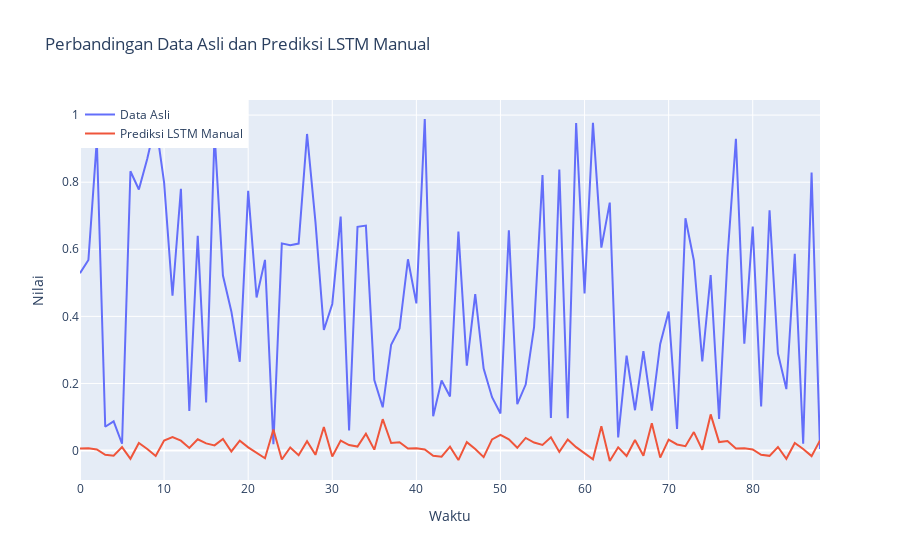

The notebook cell this image was saved under:
### Code cell
import numpy as np
import plotly.graph_objects as go
from deap import base, creator, tools, algorithms
import random

# Menghasilkan data dummy
np.random.seed(0)
data = np.random.rand(100)  # 100 data point
data = data.reshape(-1, 1)

# Normalisasi data
data_min = np.min(data)
data_max = np.max(data)
data_scaled = (data - data_min) / (data_max - data_min)

# Fungsi untuk membuat dataset
def create_dataset(data, time_step=1):
    X, Y = [], []
    for i in range(len(data) - time_step - 1):
        X.append(data[i:(i + time_step), 0])
        Y.append(data[i + time_step, 0])
    return np.array(X), np.array(Y)

# Parameter LSTM
time_step = 10
X, Y = create_dataset(data_scaled, time_step)
X = X.reshape(X.shape[0], X.shape[1], 1)

# Fungsi aktivasi sigmoid
def sigmoid(x):
    return 1 / (1 + np.exp(-x))

# Fungsi aktivasi tanh
def tanh(x):
    return np.tanh(x)

# Fungsi untuk inisialisasi bobot
def initialize_weights(input_dim, units):
    Wf = np.random.randn(input_dim, units) * 0.1  # Bobot untuk forget gate
    Wi = np.random.randn(input_dim, units) * 0.1  # Bobot untuk input gate
    Wo = np.random.randn(input_dim, units) * 0.1  # Bobot untuk output gate
    Wc = np.random.randn(input_dim, units) * 0.1  # Bobot untuk cell state
    return Wf, Wi, Wo, Wc

# Fungsi LSTM manual
def lstm_manual(X, units, epochs=50, learning_rate=0.001):
    input_dim = X.shape[2]
    Wf, Wi, Wo, Wc = initialize_weights(input_dim, units)
    
    # Inisialisasi state
    h = np.zeros((X.shape[0], units))
    c = np.zeros((X.shape[0], units))
    
    for epoch in range(epochs):
        for t in range(X.shape[1]):
            x_t = X[:, t, :]
            f_t = sigmoid(np.dot(x_t, Wf))  # Forget gate
            i_t = sigmoid(np.dot(x_t, Wi))  # Input gate
            o_t = sigmoid(np.dot(x_t, Wo))  # Output gate
            c_tilde = tanh(np.dot(x_t, Wc))  # Cell state candidate
            
            c = f_t * c + i_t * c_tilde  # Update cell state
            h = o_t * tanh(c)  # Update hidden state
    return h

# Fungsi untuk menghitung Mean Squared Error
def mean_squared_error(y_true, y_pred):
    return np.mean((y_true - y_pred) ** 2)

# Fungsi evaluasi untuk algoritma genetika
def evaluate(individual):
    units = int(individual[0])
    predictions = lstm_manual(X, units, epochs=50)
    # Mengembalikan skala data
    predictions = predictions * (data_max - data_min) + data_min
    Y_actual = data[time_step + 1:len(data)].reshape(-1, 1)
    mse = mean_squared_error(Y_actual, predictions)
    return mse,

# Pengaturan algoritma genetika
creator.create("FitnessMin", base.Fitness, weights=(-1.0,))  # Minimasi MSE
creator.create("Individual", list, fitness=creator.FitnessMin)

toolbox = base.Toolbox()
toolbox.register("units", random.randint, 10, 100)  # Rentang jumlah unit LSTM
toolbox.register("individual", tools.initRepeat, creator.Individual, toolbox.units, n=1)
toolbox.register("population", tools.initRepeat, list, toolbox.individual)
toolbox.register("evaluate", evaluate)
toolbox.register("mate", tools.cxBlend, alpha=0.5)
toolbox.register("mutate", tools.mutGaussian, mu=50, sigma=10, indpb=0.2)
toolbox.register("select", tools.selTournament, tournsize=3)

# Menjalankan algoritma genetika
population = toolbox.population(n=10)
ngen = 10
for gen in range(ngen):
    fits = list(map(toolbox.evaluate, population))
    for fit, ind in zip(fits, population):
        ind.fitness.values = fit

    offspring = toolbox.select(population, len(population))
    offspring = list(map(toolbox.clone, offspring))

    # Mating dan mutasi
    for child1, child2 in zip(offspring[::2], offspring[1::2]):
        if random.random() < 0.5:
            toolbox.mate(child1, child2)
            del child1.fitness.values
            del child2.fitness.values

    for mutant in offspring:
        if random.random() < 0.2:
            toolbox.mutate(mutant)
            del mutant.fitness.values

    population[:] = offspring

# Menampilkan hasil terbaik
fits = list(map(toolbox.evaluate, population))
for fit, ind in zip(fits, population):
    ind.fitness.values = fit

best_ind = tools.selBest(population, 1)[0]
print(f'Best LSTM units: {int(best_ind[0])}, MSE: {best_ind.fitness.values[0]}')

# Melatih model dengan parameter terbaik
best_units = int(best_ind[0])
predictions = lstm_manual(X, best_units, epochs=50)

# Mengembalikan skala data
predictions = predictions * (data_max - data_min) + data_min
Y_actual = data[time_step + 1:len(data)].reshape(-1, 1)

# Menampilkan grafik perbandingan
fig = go.Figure()
fig.add_trace(go.Scatter(x=np.arange(len(Y_actual)), y=Y_actual.flatten(), mode='lines', name='Data Asli'))
fig.add_trace(go.Scatter(x=np.arange(len(predictions)), y=predictions.flatten(), mode='lines', name='Prediksi LSTM Manual'))
fig.update_layout(title='Perbandingan Data Asli dan Prediksi LSTM Manual',
                  xaxis_title='Waktu',
                  yaxis_title='Nilai',
                  legend=dict(x=0, y=1))
fig.show()

### Figure 1 — Plotly figure (JSON) as saved in the notebook; plotly's stock layout.template omitted (floating-point values rounded to 4 significant figures; data arrays with more than 128 entries replaced by an {"elided": "..."} marker saying what was removed)
{"data": [{"mode": "lines", "name": "Data Asli", "type": "scatter", "x": [0, 1, 2, 3, 4, 5, 6, 7, 8, 9, 10, 11, 12, 13, 14, 15, 16, 17, 18, 19, 20, 21, 22, 23, 24, 25, 26, 27, 28, 29, 30, 31, 32, 33, 34, 35, 36, 37, 38, 39, 40, 41, 42, 43, 44, 45, 46, 47, 48, 49, 50, 51, 52, 53, 54, 55, 56, 57, 58, 59, 60, 61, 62, 63, 64, 65, 66, 67, 68, 69, 70, 71, 72, 73, 74, 75, 76, 77, 78, 79, 80, 81, 82, 83, 84, 85, 86, 87, 88], "y": [0.5289, 0.568, 0.9256, 0.07104, 0.08713, 0.02022, 0.8326, 0.7782, 0.87, 0.9786, 0.7992, 0.4615, 0.7805, 0.1183, 0.6399, 0.1434, 0.9447, 0.5218, 0.4147, 0.2646, 0.7742, 0.4562, 0.5684, 0.01879, 0.6176, 0.6121, 0.6169, 0.9437, 0.6818, 0.3595, 0.437, 0.6976, 0.06023, 0.6668, 0.6706, 0.2104, 0.1289, 0.3154, 0.3637, 0.5702, 0.4386, 0.9884, 0.102, 0.2089, 0.1613, 0.6531, 0.2533, 0.4663, 0.2444, 0.159, 0.1104, 0.6563, 0.1382, 0.1966, 0.3687, 0.821, 0.0971, 0.8379, 0.0961, 0.9765, 0.4687, 0.9768, 0.6048, 0.7393, 0.03919, 0.2828, 0.1202, 0.2961, 0.1187, 0.318, 0.4143, 0.06415, 0.6925, 0.5666, 0.2654, 0.5232, 0.09394, 0.5759, 0.9293, 0.3186, 0.6674, 0.1318, 0.7163, 0.2894, 0.1832, 0.5865, 0.02011, 0.8289, 0.004695]}, {"mode": "lines", "name": "Prediksi LSTM Manual", "type": "scatter", "x": [0, 1, 2, 3, 4, 5, 6, 7, 8, 9, 10, 11, 12, 13, 14, 15, 16, 17, 18, 19, 20, 21, 22, 23, 24, 25, 26, 27, 28, 29, 30, 31, 32, 33, 34, 35, 36, 37, 38, 39, 40, 41, 42, 43, 44, 45, 46, 47, 48, 49, 50, 51, 52, 53, 54, 55, 56, 57, 58, 59, 60, 61, 62, 63, 64, 65, 66, 67, 68, 69, 70, 71, 72, 73, 74, 75, 76, 77, 78, 79, 80, 81, 82, 83, 84, 85, 86, 87, 88], "y": {"elided": "3471 float values"}}], "layout": {"legend": {"x": 0, "y": 1}, "title": {"text": "Perbandingan Data Asli dan Prediksi LSTM Manual"}, "xaxis": {"title": {"text": "Waktu"}}, "yaxis": {"title": {"text": "Nilai"}}}}
